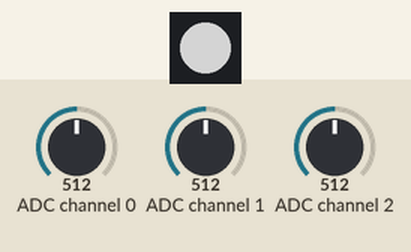
A program run on a simulated Raspberry Pi (BCM pin numbers). Parts: 1 RGB LEDs in strip order, left to right. Inputs (shaded band) come from the test bench; at power-on: ADC channel 0 = 512, ADC channel 1 = 512, ADC channel 2 = 512 (analog values on the 0–1023 scale). Dim RGB values are drawn brighter than linear.

Above: at 1.2 s.
1.3 s: ADC channel 0 set to 265
At 2.3 s:
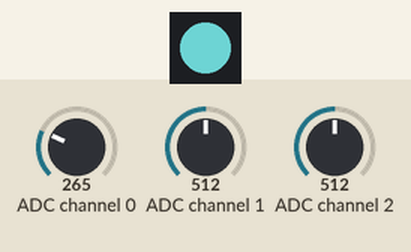
2.8 s: ADC channel 0 set to 246
At 3.4 s:
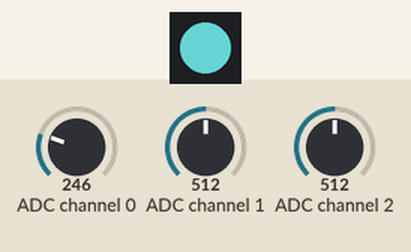
4.3 s: ADC channel 1 set to 269
At 5.5 s:
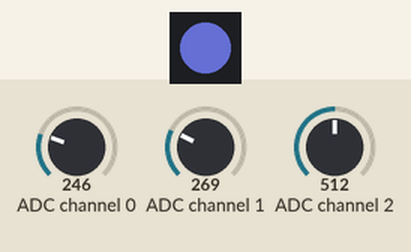
5.8 s: ADC channel 1 set to 240
At 6.9 s:
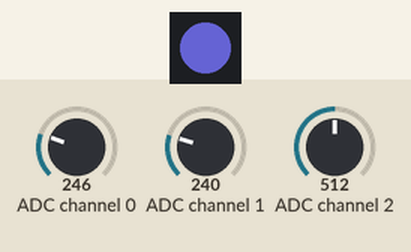
7.3 s: ADC channel 2 set to 501
At 8.0 s:
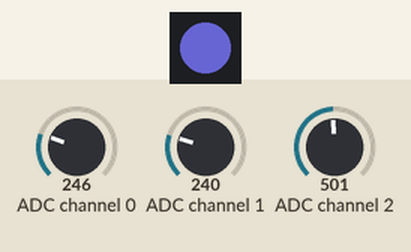
8.8 s: ADC channel 2 set to 484
At 9.2 s:
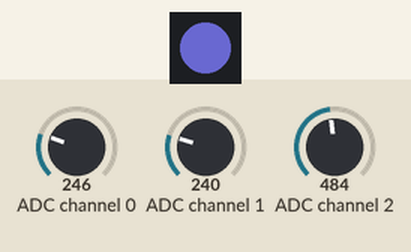
Timing chart, 0 to 11.3 s (numbered marks = the images above; inputs shaded):
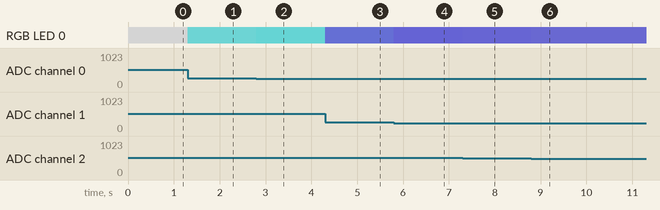

The program:

6._ADC_potentiometer_RGBLED.py
```python
from gpiozero import RGBLED, MCP3008  #import LEDBarGraph and MCP3008 classes from gpiozero library

#Create an RGBLED object called led
led = RGBLED(red=2,green=3,blue=4)

#Create MCP3008 objects for reading analog input from channels 0,1,2
red_pot= MCP3008(channel = 0)
green_pot= MCP3008(channel = 1)
blue_pot= MCP3008(channel = 2)

try:
    while True:
        #set the red,geen & blue values of RGBLED based on pot values
        led.red=red_pot.value
        led.green=green_pot.value
        led.blue=blue_pot.value

except KeyboardInterrupt:
    print("Keyboard Interrupt detected, Exiting Program")
        
```

Measured:
- after the input at 1.3 s, RGB LED 0: RGB(128, 128, 128) → RGB(66, 128, 128) at once
- after the input at 2.8 s, RGB LED 0: RGB(66, 128, 128) → RGB(61, 128, 128) at once
- after the input at 4.3 s, RGB LED 0: RGB(61, 128, 128) → RGB(61, 67, 128) at once
- after the input at 5.8 s, RGB LED 0: RGB(61, 67, 128) → RGB(61, 60, 128) at once
- after the input at 7.3 s, RGB LED 0: RGB(61, 60, 128) → RGB(61, 60, 125) at once
- after the input at 8.8 s, RGB LED 0: RGB(61, 60, 125) → RGB(61, 60, 121) at once
